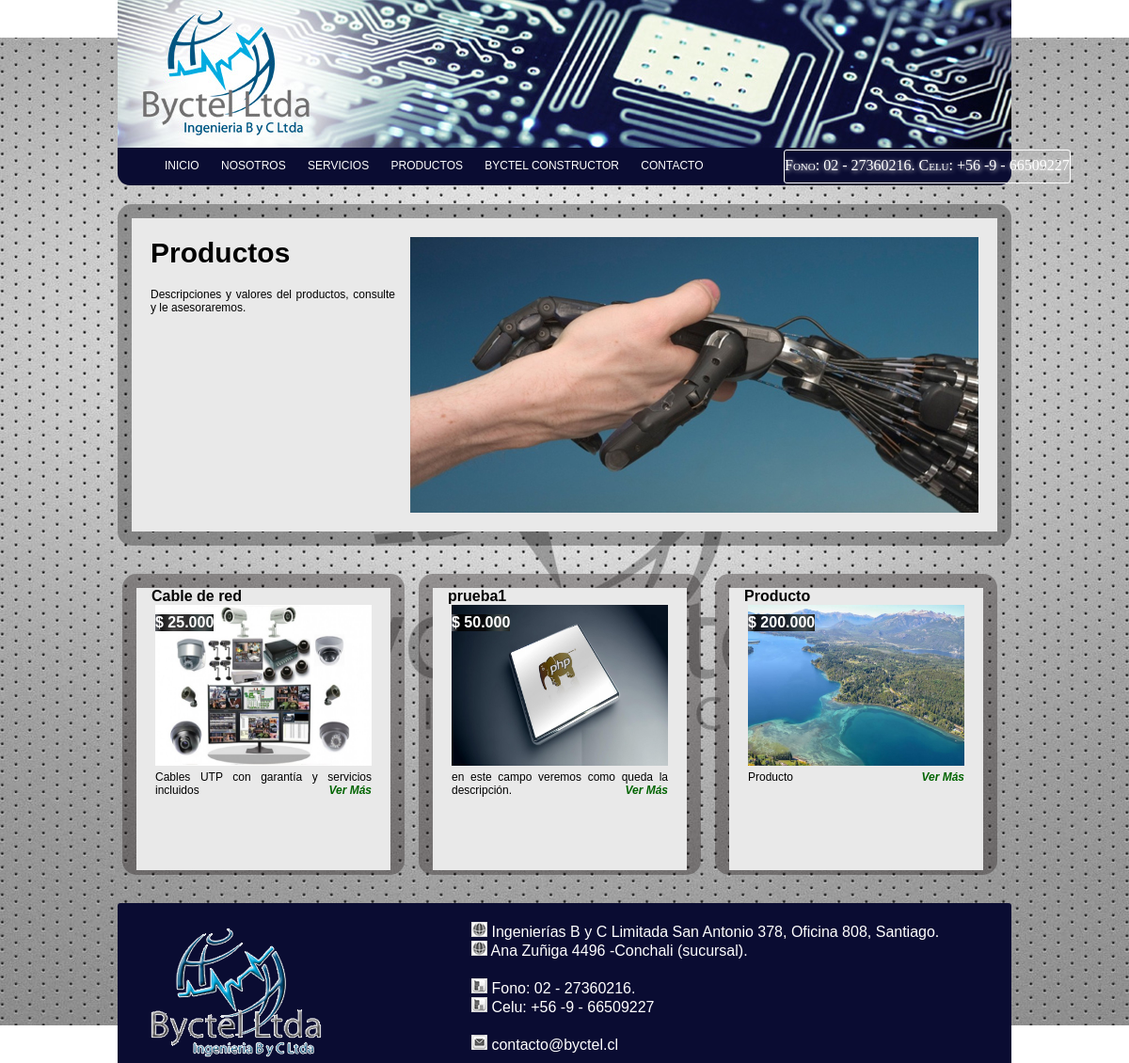
The page /productos.php on the database its author committed.
### tables this page shows
CREATE TABLE `inicioproducto` (
  `idProduc` int(11) NOT NULL AUTO_INCREMENT,
  `Foto` varchar(100) DEFAULT NULL,
  `Titulo` varchar(50) DEFAULT NULL,
  `Texto` varchar(200) DEFAULT NULL,
  PRIMARY KEY (`idProduc`)
);

CREATE TABLE `producto` (
  `idProducto` int(11) NOT NULL AUTO_INCREMENT,
  `Titulo` varchar(50) DEFAULT NULL,
  `DescripcionCorta` varchar(200) DEFAULT NULL,
  `Precio` varchar(50) DEFAULT NULL,
  `Activo` int(11) DEFAULT NULL,
  `FotoPerfil` varchar(100) DEFAULT NULL,
  `EnPortada` int(11) DEFAULT NULL,
  PRIMARY KEY (`idProducto`)
);

### productos.php (the view, shortened to what this page needs)
<?php require_once('Connections/conexion.php'); ?>
<?php
$sql = "SELECT * FROM producto WHERE Activo='1' ORDER BY idProducto DESC";
$query = mysql_query($sql, $conexion) or die(mysql_error());
$row = mysql_fetch_assoc($query);
?>
<?php
$query_ObtengoLogo = "SELECT * FROM inicioproducto";
$ObtengoLogo = mysql_query($query_ObtengoLogo, $conexion) or die(mysql_error());
$row_ObtengoLogo = mysql_fetch_assoc($ObtengoLogo);
?>
<!DOCTYPE html PUBLIC "-//W3C//DTD XHTML 1.0 Transitional//EN" "http://www.w3.org/TR/xhtml1/DTD/xhtml1-transitional.dtd">
<html xmlns="http://www.w3.org/1999/xhtml">
<head>
<link href="css/estilo.css" rel="stylesheet" type="text/css" />
<div class="fonos"> Fono: 02 - 27360216. Celu: +56 -9 - 66509227</div>
</head>
<body>
<div id="wrapper">
  <div id="header"><img src="img/logo.jpg" width="950" height="157" /></div>
        <div id="menu">
        	<ul>
            	<li><a href="index.php">Inicio</a></li>
                <li><a href="nosotros.html">Nosotros</a></li>
                <li><a href="servicios.php">Servicios</a></li>
                <li><a href="productos.php">Productos</a></li>
                <li><a href="byctel.html">Byctel Constructor</a></li>
                <li><a href="contacto.php">Contacto</a></li>
            </ul>
        </div>
        	<div id="principal">
           	  <div class="box_principal">
                	<div class="texto_principal">
                	  <div class="titulo_principal">
               	      <h1><?php echo $row_ObtengoLogo['Titulo']; ?></h1></div>
                      <p><?php echo $row_ObtengoLogo['Texto']; ?></p>
                	</div>
                    <div class="foto_principal"><img src="images/<?php echo $row_ObtengoLogo['Foto']; ?>" width="604" height="293" /></div>
               </div>
            </div>
                    <div id="main">
                    <?php do { ?>
                        <div class="col1">
                        	<div class="base">
                         <div class="titulo"><strong><?php echo $row["Titulo"]; ?></strong> </div>
                            	<div class="foto_col"><div class="precio"><strong> $ <?php echo $row["Precio"] ;?></strong></div><img src="images/<?php echo $row["FotoPerfil"] ;?>" width="230" height="171" /></div>
                                <div class="info_col"><?php echo $row["DescripcionCorta"] ;?><a href="ver-producto.php?varProd=<?php echo $row["idProducto"]; ?>" ><div class="linkcolor"><em><strong><?php echo utf8_decode("Ver Más");?></strong></em></div></a></div>
                       	  </div>
                        </div>
                        <?php } while ($row = mysql_fetch_assoc($query)); ?>
                    </div>
                    <div id="footer">
                    	<div class="box_footer">
                        		<?php include('footer.php');?>
                    	</div>
                    </div>
</div>
</body>
</html>

### rows shown on the page
inicioproducto: Titulo "Productos", Texto "Descripciones y valores del productos, consulte y le asesoraremos.", Foto (picture)
producto: Titulo "Cable de red", Precio "25.000", FotoPerfil (picture), DescripcionCorta "Cables UTP con garantía y servicios incluidos"
producto: Titulo "prueba1", Precio "50.000", FotoPerfil (picture), DescripcionCorta "en este campo veremos como queda la descripción."
producto: Titulo "Producto", Precio "200.000", FotoPerfil (picture), DescripcionCorta "Producto"

### other values the page prints
utf8_decode(" Ana Zuñiga 4496 -Conchali (sucursal).") "Ana Zuñiga 4496 -Conchali (sucursal)."
